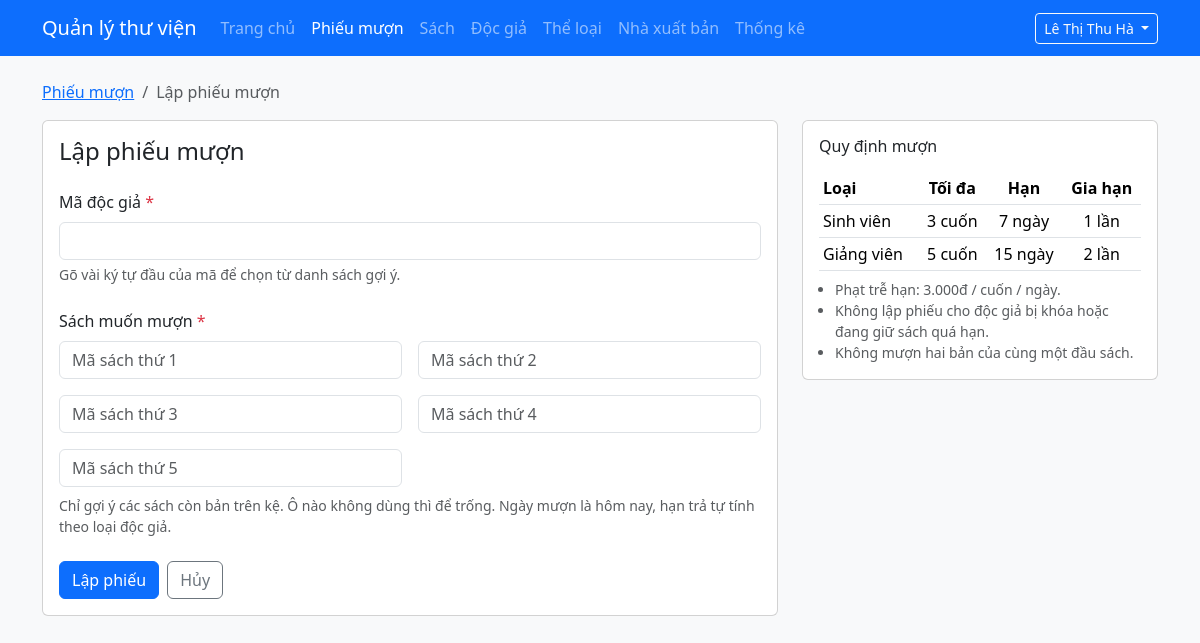
The page /admin/phieumuon-them.php (signed in) on the database its author committed.
### tables this page shows
CREATE TABLE loaidocgia (
  id               INT UNSIGNED NOT NULL AUTO_INCREMENT PRIMARY KEY,
  ten_loai         VARCHAR(50)  NOT NULL UNIQUE,
  so_sach_toi_da   TINYINT UNSIGNED NOT NULL,    
  so_ngay_muon     TINYINT UNSIGNED NOT NULL,    
  so_lan_gia_han   TINYINT UNSIGNED NOT NULL,    
  CHECK (so_sach_toi_da > 0),
  CHECK (so_ngay_muon > 0)
);

### includes/helpers.php (called while the page is built, shortened)
<?php
function e($chuoi): string
{
    return htmlspecialchars((string) $chuoi, ENT_QUOTES | ENT_SUBSTITUTE, 'UTF-8');
}
function lopLoi(array $loi, string $truong): string
{
    return isset($loi[$truong]) ? ' is-invalid' : '';
}

### includes/csdl.php (called while the page is built, shortened)
<?php
function demDong(mysqli $conn, string $sql): int
{
    $ketQua = mysqli_query($conn, $sql);
    $hang   = mysqli_fetch_row($ketQua);
    return (int) $hang[0];
}

### db.php (called while the page is built, shortened)
<?php
$cauHinh = require __DIR__ . '/config.php';

### includes/muon-tra.php (called while the page is built, shortened)
<?php
require_once __DIR__ . '/csdl.php';
function tienVND($so): string
{
    return number_format((float) $so, 0, ',', '.') . 'đ';
}

### admin/phieumuon-them.php (the view, shortened to what this page needs)
<?php
require_once __DIR__ . '/../includes/khoi-tao-admin.php';
require_once __DIR__ . '/../includes/muon-tra.php';
$soOSach = (int) demDong($conn, 'SELECT IFNULL(MAX(so_sach_toi_da), 1) FROM loaidocgia');
$soOSach = max(1, min($soOSach, 10));
$maDocGia = '';
$dsMa     = array_fill(0, $soOSach, '');
$loi      = ['ma_doc_gia' => '', 'chung' => '', 'sach' => []];
$loiO = [];
$dsLoai = mysqli_fetch_all(
    mysqli_query($conn, 'SELECT ten_loai, so_sach_toi_da, so_ngay_muon, so_lan_gia_han FROM loaidocgia ORDER BY id'),
    MYSQLI_ASSOC
);
$tienPhatMoiNgay = (int) ($cauHinh['tien_phat_moi_ngay'] ?? 3000);
require __DIR__ . '/../includes/admin-dau.php';
?>
<nav aria-label="breadcrumb">
    <ol class="breadcrumb">
        <li class="breadcrumb-item"><a href="phieumuon.php">Phiếu mượn</a></li>
        <li class="breadcrumb-item active" aria-current="page">Lập phiếu mượn</li>
    </ol>
</nav>
<div class="row g-4">
    <div class="col-lg-8">
        <div class="card">
            <div class="card-body">
                <h1 class="h4 mb-4">Lập phiếu mượn</h1>
                <form method="post" novalidate autocomplete="off">
                    <div class="mb-4">
                        <label for="ma_doc_gia" class="form-label">Mã độc giả <span class="text-danger">*</span></label>
                        <input type="text" class="form-control<?= lopLoi($loiO, 'ma_doc_gia') ?>" id="ma_doc_gia"
                               name="ma_doc_gia" value="<?= e($maDocGia) ?>" maxlength="20" list="goi-y-doc-gia" autofocus>
                        <div class="form-text">Gõ vài ký tự đầu của mã để chọn từ danh sách gợi ý.</div>
                    </div>
                    <p class="form-label mb-2">Sách muốn mượn <span class="text-danger">*</span></p>
                    <div class="row g-3">
                        <?php for ($i = 0; $i < $soOSach; $i++): ?>
                            <div class="col-md-6">
                                <input type="text" class="form-control<?= isset($loi['sach'][$i]) ? ' is-invalid' : '' ?>"
                                       name="ma_sach[<?= $i ?>]" value="<?= e($dsMa[$i]) ?>" maxlength="20"
                                       list="goi-y-sach" placeholder="Mã sách thứ <?= $i + 1 ?>"
                                       aria-label="Mã sách thứ <?= $i + 1 ?>">
                            </div>
                        <?php endfor; ?>
                    </div>
                    <div class="form-text mt-2">
                        Chỉ gợi ý các sách còn bản trên kệ. Ô nào không dùng thì để trống.
                        Ngày mượn là hôm nay, hạn trả tự tính theo loại độc giả.
                    </div>
                    <div class="mt-4 d-flex gap-2">
                        <button type="submit" class="btn btn-primary">Lập phiếu</button>
                        <a href="phieumuon.php" class="btn btn-outline-secondary">Hủy</a>
                    </div>
                </form>
            </div>
        </div>
    </div>
    <div class="col-lg-4">
        <div class="card">
            <div class="card-body">
                <h2 class="h6 mb-3">Quy định mượn</h2>
                <table class="table table-sm mb-2">
                    <thead>
                        <tr><th>Loại</th><th class="text-center">Tối đa</th><th class="text-center">Hạn</th><th class="text-center">Gia hạn</th></tr>
                    </thead>
                    <tbody>
                    <?php foreach ($dsLoai as $loai): ?>
                        <tr>
                            <td><?= e($loai['ten_loai']) ?></td>
                            <td class="text-center"><?= (int) $loai['so_sach_toi_da'] ?> cuốn</td>
                            <td class="text-center"><?= (int) $loai['so_ngay_muon'] ?> ngày</td>
                            <td class="text-center"><?= (int) $loai['so_lan_gia_han'] ?> lần</td>
                        </tr>
                    <?php endforeach; ?>
                    </tbody>
                </table>
                <ul class="small text-muted ps-3 mb-0">
                    <li>Phạt trễ hạn: <?= e(tienVND($tienPhatMoiNgay)) ?> / cuốn / ngày.</li>
                    <li>Không lập phiếu cho độc giả bị khóa hoặc đang giữ sách quá hạn.</li>
                    <li>Không mượn hai bản của cùng một đầu sách.</li>
                </ul>
            </div>
        </div>
    </div>
</div>
<?php require __DIR__ . '/../includes/admin-cuoi.php'; ?>

### rows shown on the page
loaidocgia: ten_loai "Sinh viên", so_sach_toi_da "3", so_ngay_muon "7", so_lan_gia_han "1"
loaidocgia: ten_loai "Giảng viên", so_sach_toi_da "5", so_ngay_muon "15", so_lan_gia_han "2"

### other values the page prints
$nhanVien['ho_ten'] "Lê Thị Thu Hà"
tienVND($tienPhatMoiNgay) "3.000đ"
